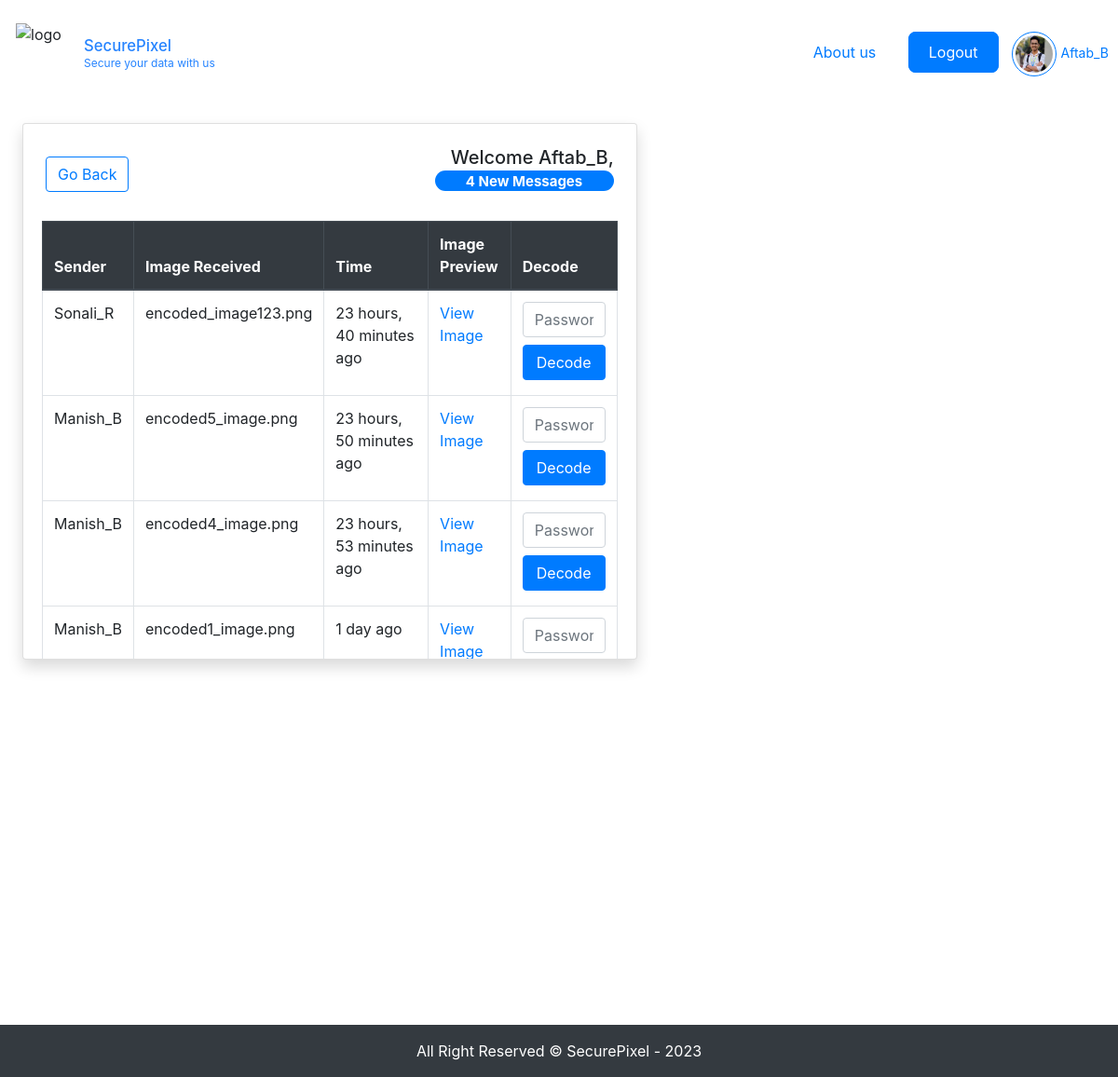
Page /decoding/ (signed in) on the committed database.
### base/models.py (models this page shows, shortened)
class UserRegistration(models.Model):
    user = models.OneToOneField(User, on_delete=models.CASCADE)
    email = models.CharField(max_length=128, null=True)
    profile_picture = models.ImageField(upload_to='profile_pictures/', null=True, blank=True)

class steganography(models.Model):
    sender = models.ForeignKey(User, on_delete=models.CASCADE, related_name='sent_steg')
    receiver = models.ForeignKey(User, on_delete=models.CASCADE, related_name='received_Steg')
    image = models.ImageField(upload_to='originalImages/')
    message = models.TextField()
    dest = models.CharField(max_length=128)
    created = models.DateTimeField(auto_now_add=True)
    updated = models.DateTimeField(auto_now=True)
    encoded_img = models.ImageField(null=True, blank=True, upload_to='stegoImages/')

### base/views.py (the view, shortened to what this page needs)
# urls.py: path('decoding/', views.decode_image, name = 'decode-img'),
def decode_image(request):
    user = request.user
    steg_records = steganography.objects.filter(receiver=user).order_by('-created')
    message = ""
    error_message = ""
    return render(request, 'base/decodeImg.html', {'message': message, 'error_message': error_message, 'steg_records': steg_records})

### base/templates/base/decodeImg.html (shortened to what this page needs)
{% extends 'main.html' %} {% block content %}
<head>
</head>
        <div class="mt-3 mx-4">
          <div class="row">
            <div class="col-md-7">
              {% if steg_records %}
              <div class="card shadow custom-card">
                <div class="d-flex justify-content-between align-items-center px-4 mt-4">
          <a href="{% url 'landing' %}">
            <button type="button" class="btn btn-outline-primary">Go Back</button>
          </a>
          <h5 class="card-title text-right">
            Welcome {{ user.username }},
            <span class="badge badge-pill badge-primary" style="max-width: 12rem;">
              {{ steg_records.count }} New Messages
            </span>
          </h5>
        </div>
        <div class="card-body">
          <table class="table table-bordered">
            <thead class="thead-dark">
              <tr>
                <th>Sender</th>
                <th>Image Received</th>
                <th>Time</th>
                <th>Image Preview</th>
                <th>Decode</th>
              </tr>
            </thead>
            <tbody>
              {% for record in steg_records %}
              <tr>
                <td>{{ record.sender.username }}</td>
                <td>
                  <p>{{record.dest}}</p>
                </td>
                <td>
                  <p>{{record.created | timesince}} ago</p>
                </td>
                <td>
                  <a href="{{ record.encoded_img.url }}" target="_blank"
                    >View Image</a
                  >
                </td>
                <td>
                  <form method="post" action="{% url 'decode-img' %}" class="p-0">
                  <input type="password" name="password" placeholder="Password Required" class="form-control" />
                  <input type="submit" value="Decode" class="btn btn-primary mt-2" />
                </form>
                </td>
              </tr>
              {% endfor %}
            </tbody>
          </table>
        </div>
      </div>
      {% else %}
      <div class="alert alert-info" role="alert">No New Messages!</div>
      {% endif %}
    </div>
    <div class="col-md-5">
        </div>
      </div>
    </div>
<footer class="footer bg-dark text-white text-center py-3 mt-5">
  All Right Reserved &copy; SecurePixel - 2023
</footer>
{% endblock content %}

### templates/navbar.html (shortened to what this page needs)
<!-- <a href="/">
    <h1>SecurePixel</h1>
</a>
{% load static %} -->
<div class="header">
    <div class="logoAndName">
      <img
        class="logo"
        src="https://res.cloudinary.com/dzy2zn0mz/image/upload/v1698769946/SecurePixel/Images/logo.png"
        alt="logo"
      />
      <div class="title">
        <a href="/"><h3>SecurePixel</h3></a>
        <span>Secure your data with us</span>
      </div>
    </div>
    <div class="links">
      <nav>
            {% if user.is_authenticated %}
                <a href="https://www.google.com" target id="about">About us</a>
                <a href="{% url 'logout' %}" target id="sign">Logout</a>
                {% if user.userregistration.profile_picture %}
                <a href="{% url 'landing' %}" target id="profile">
                    <div class="profile-box">
                      <img src="{{user.userregistration.profile_picture.url }}" alt="Profile Image" class="profile-image" />
                    </div>
                    <small>{{user.username}}</small>
                {% else %}
                    <img src="https://res.cloudinary.com/dzy2zn0mz/image/upload/v1698769945/SecurePixel/Images/profile.png" alt="Profile Image" class="profile-image" />
                {% endif %}
                </a>
            {% else %}
                <a href="https://www.google.com" target id="about">About us</a>
                <a href="{% url 'sign-up' %}" target id="sign">Sign up</a>
                <a href="{% url 'sign-in' %}" target id="sign">Sign In</a>
            {% endif %}
      </nav>
    </div>
  </div>

### static/styles/main.css (style rules this page uses)
.footer { position: fixed; bottom: 0; width: 100%; background-color: #343a40; color: white; text-align: center; }
.logo { position: relative; width: 80px; height: 80px; padding: 3%; }
.header { background: transparent; padding: 10px; display: flex; justify-content: space-between; align-items: center; height: 10vh; }
.logoAndName { display: flex; align-items: center; width: 20%; }
.title h3, span { color: #2684ff; font-size: smaller; width: 100%; margin: 0; }
.title { display: flex; box-sizing: border-box; justify-items: center; flex-direction: column; font-size: 20px; }
.links #about { border: none; font-size: 1rem; margin-right: 10px; }
.links nav a { text-decoration: none; font-size: 1rem; padding: 10px 20px; border: 2px solid #007bff; border-radius: 8px; color: #007bff; transition: all 0.3s ease; }
.links nav a#sign { background-color: #007bff; color: white; margin-right: 10px; }
.profile-box { padding: 3px; display: inline-block; border: 1px solid #007bff; border-radius: 50%; text-align: center; }
.profile-image { width: 40px; height: 40px; border-radius: 50%; object-fit: cover; }
#profile { border: none; padding: 0; }
span { font-size: 12px; }
form { background-color: #ffffff; display: flex; align-items: center; justify-content: center; flex-direction: column; padding: 0 50px; width: 100%; height: 100%; text-align: center; }
input { border: 1px solid gray; border-radius: 5px; background-color: #eee; padding: 12px 15px; width: 100%; }
form { background-color: #FFFFFF; display: flex; align-items: center; flex-direction: column; padding: 0 60px; width: 100%; height: 100%; text-align: center; gap: 0; }

### base/templates/base/decodeImg.html (style rules this page uses)
.card-body { height: 490px; overflow: auto; }

### rows in the picture
steganography: sender.username "Sonali_R", dest "encoded_image123.png", created "23 hours, 40 minutes"
steganography: sender.username "Manish_B", dest "encoded5_image.png", created "23 hours, 50 minutes"
steganography: sender.username "Manish_B", dest "encoded4_image.png", created "23 hours, 53 minutes"
steganography: sender.username "Manish_B", dest "encoded1_image.png", created "1 day"

### other values in the picture
{{ user.username }} "Aftab_B"
{{ steg_records.count }} "4"
